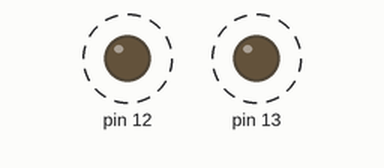
The program below on a simulated Teensy 4. Parts: output pins drawn as LEDs (lit = HIGH). Dashed ring = blinking.

Above: at 1.8 s.
Timing chart, 0 to 4.5 s (numbered marks = the images above):
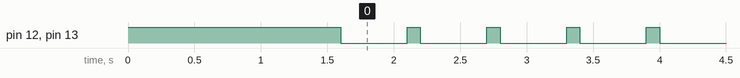

The program:

main.cpp
```cpp
#include <Arduino.h>

void setup() {
  pinMode(12, OUTPUT);
  pinMode(13, OUTPUT);

  digitalWrite(12, HIGH);
  digitalWrite(13, HIGH);
  delay(1500);
  digitalWrite(12, LOW);
  digitalWrite(13, LOW);
}

void loop() {
  digitalWrite(12, HIGH);
  digitalWrite(13, HIGH);
  delay(100);
  digitalWrite(12, LOW);
  digitalWrite(13, LOW);
  delay(500);
}
```

Measured:
- by itself, pin 12, pin 13: alternates HIGH for 0.10 s and LOW for 0.50 s
